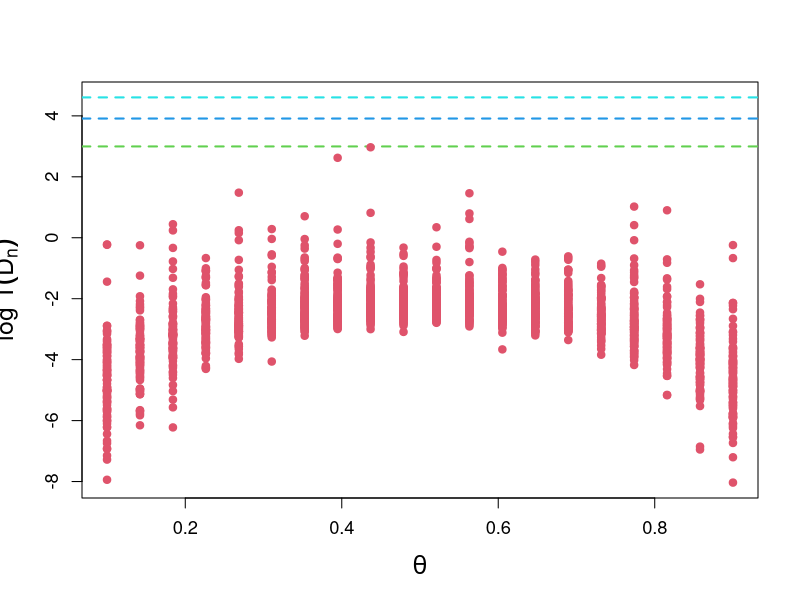

Write R code to recreate this figure.
UfuncSing <- function(xvec,mvec,abvec){
  ## function for beta-binomial, returns log U 

  xm <- (mvec-xvec)
  xsum <- sum(xvec)
  msum <-  sum(xm)
  thetatilde <- xsum/sum(mvec)
  
  logR <- lbeta(xvec[1]+abvec[1], xm[1]+abvec[2]) + 
    lbeta(xvec[2]+abvec[1], xm[2]+abvec[2]) -
    2*lbeta(abvec[1],abvec[2])    - 
    xsum*log(thetatilde)- 
    msum*log(1-thetatilde)
  
  return(logR)
}


nn <- 20  

## simulation 1: theta1=theta2 for all i

NN <- 100  ## number of replications
Umat <- matrix(NA, NN, nn)

for(k in 1: NN){
  
  mm1 <- sample(seq(15,40, by=1),nn,  replace=T) 
  mm2 <- sample(seq(15,40, by=1),nn,  replace=T) 
  theta.true <- seq(0.1,0.9,length.out=nn) 
  xx <- rbinom(nn, mm1,theta.true) 
  yy <- rbinom(nn, mm2,theta.true)
 
  for(j in 1:nn){ 
    xx2 <- xx[j]; mx2 <- mm1[j]
    yy2 <- yy[j]; my2 <- mm2[j]
    compset <- setdiff(1:nn,j)
    xx1 <- xx[compset]; mx1 <- mm1[compset]
    yy1 <- yy[compset]; my1 <- mm2[compset]
    
    n <- length(xx1)
    x.st <- xx1/mx1; y.st <- yy1/my1
    allxy <- c(x.st,y.st)
    allm <- c(mx1,my1)
    
    mubar <- mean(allxy)
    xymvar <- (2*n-1)*var(allxy)/(2*n) 
    mbar <- mean(allm)
    mu.eb <- mubar
    phi.eb <- ((mbar*xymvar)/(mu.eb*(1-mu.eb))  - 1)/(mbar - 1)
    
    aa.hat <- (1/phi.eb -1)*mu.eb
    bb.hat <- (1/phi.eb -1)*(1 - mu.eb)
    abvec <- c(aa.hat, bb.hat)
    
    if(abvec[1]>0 & abvec[2]>0){
      xvec2 <- c(xx2,yy2) 
      mvec2 <- c(mx2,my2)  
      Umat[k,j] <- UfuncSing(xvec2,mvec2,abvec)
    }
  } 
} 

testsizemax <- 0.01
ylims <- range(c(na.omit(Umat),log(1/testsizemax)))

plot(theta.true,Umat[1,],type="n", ylim=ylims, xlab=expression(theta), ylab=expression(log ~ T(D[n])), 
     main="",cex.lab=1.5,cex.axis=1.1)
abline(h=log(1/0.05), col=3, lty=2,lwd=2)
abline(h=log(1/0.02), col=4, lty=2,lwd=2)
abline(h=log(1/0.01), col=5, lty=2,lwd=2)

for(k in 1:NN){
  points(theta.true,Umat[k,],pch=19, col=2)
 }

